Frame 1 (no input): blank canvas, image omitted
Frame 60 (the mouse pressed at the canvas centre just before this capture): blank canvas, image omitted
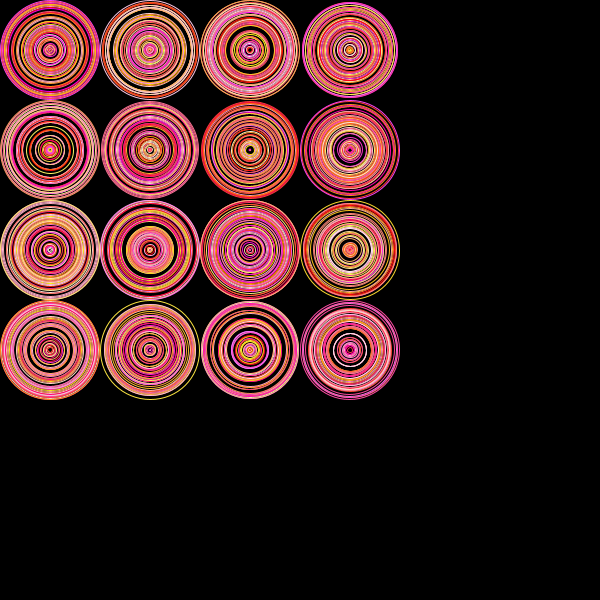
Frame 120 (the mouse held since frame 60 and released just before this capture)

The Processing sketch whose frames 1 and 60 were blank and that drew this single picture after the mouse press (run headless with seeded random() and noise(); from frame 60 on, the mouse is pressed at the canvas centre):

// Processing sketch: processing_2815
// ── processing_2815.pde

void setup(){ 
  smooth(); 
  background(0);  
  noStroke(); 
  size(600,600); 
  noFill(); 
  frameRate(100); 
} 
 
void draw(){ 
  for(int a=0;a<mouseX/75;a++){ 
  for(int b=0;b<mouseY/75;b++){
    if (mousePressed)    {
  float bier = random(0, 100);
      stroke(250, random(0, 250), random(0, 250));
    ellipse(a*100+50, b*100+50, bier, bier);
}
  else {
    float bier = random(0, 100);
  
    stroke(random(0, 250), 250, random(0, 250));
    ellipse(a*100+50, b*100+50, bier, bier);
  }
  }
}
if(keyPressed){
  setup();
}
}
